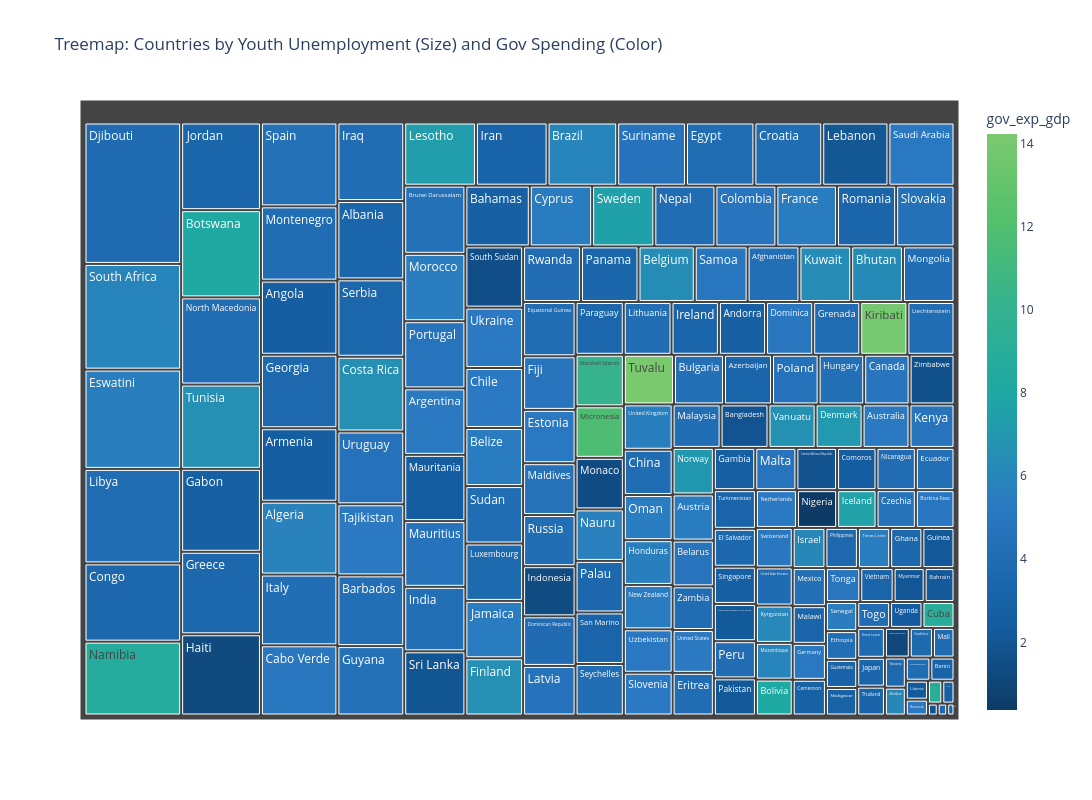

Notebook code for this chart:
### Markdown cell above
### Tree Diagrams

### Code cell
country_stats = df.groupby('country').agg({
    'unemp_youth': 'mean',
    'gov_exp_gdp': 'mean',
    'attain_bachelors': 'mean'
}).reset_index()

fig = px.treemap(
    country_stats,
    path=['country'],
    values='unemp_youth',
    color='gov_exp_gdp',
    color_continuous_scale=custom_divergent,
    hover_data=['attain_bachelors'],
    title="Treemap: Countries by Youth Unemployment (Size) and Gov Spending (Color)"
)
fig.update_layout(width=1200, height=800)
fig.show()

### Figure 1 — Plotly figure (JSON) as saved in the notebook; plotly's stock layout.template omitted (floating-point values rounded to 4 significant figures; data arrays with more than 128 entries replaced by an {"elided": "..."} marker saying what was removed)
{"data": [{"branchvalues": "total", "customdata": {"elided": "177x2 mixed values"}, "domain": {"x": [0, 1], "y": [0, 1]}, "hovertemplate": "labels=%{label}<br>unemp_youth=%{value}<br>parent=%{parent}<br>id=%{id}<br>attain_bachelors=%{customdata[0]}<br>gov_exp_gdp=%{color}<extra></extra>", "ids": {"elided": "177 str values"}, "labels": {"elided": "177 str values"}, "marker": {"coloraxis": "coloraxis", "colors": {"elided": "177 float values"}}, "name": "", "parents": {"elided": "177 str values"}, "type": "treemap", "values": {"elided": "177 float values"}}], "layout": {"coloraxis": {"colorbar": {"title": {"text": "gov_exp_gdp"}}, "colorscale": [[0, "#0d3b66"], [0.15, "#145da0"], [0.35, "#2b79c2"], [0.55, "#1ea8a4"], [0.72, "#38b48b"], [0.85, "#54c06c"], [1, "#7bc96f"]]}, "height": 800, "legend": {"tracegroupgap": 0}, "title": {"text": "Treemap: Countries by Youth Unemployment (Size) and Gov Spending (Color)"}, "width": 1200}}
